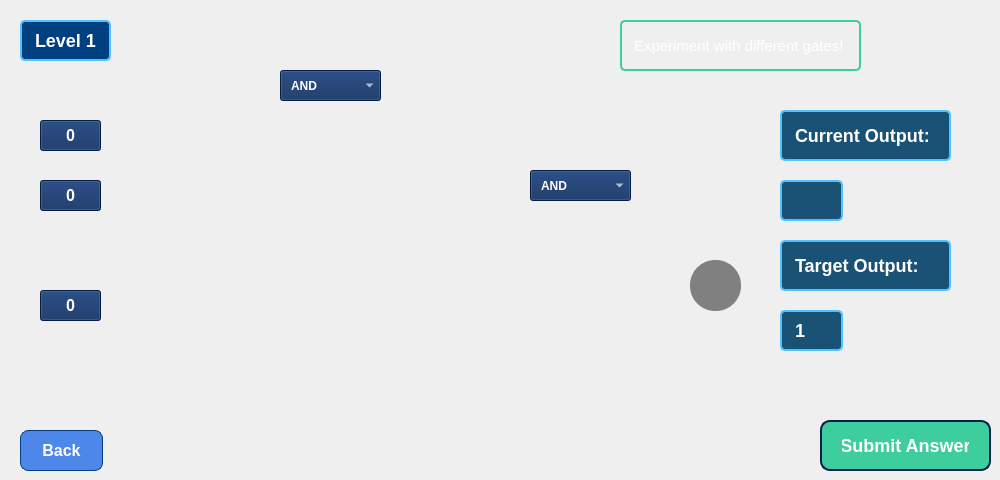
      <widget class="QWidget" name="level1Page">
       <property name="styleSheet">
        <string notr="true"/>
       </property>
       <widget class="QPushButton" name="level1BackButton">
        <property name="geometry">
         <rect>
          <x>20</x>
          <y>430</y>
          <width>83</width>
          <height>41</height>
         </rect>
        </property>
        <property name="styleSheet">
         <string notr="true">QPushButton{
    background-color: rgb(77, 135, 234); /* Darker Blue for Back Button */
    font-size: 16px;
    font-weight: bold 12 pt;
    color: #FFFFFF; /* White Text */
    border: 1px solid #004080; /* Subtle border */
    border-radius: 8px;
    padding: 8px 16px;
}

QPushButton:hover {
    background-color: #4DC3FF; /* Light Blue Hover for Back Button */
    color: #002966; /* Dark Blue Text */
}

</string>
        </property>
        <property name="text">
         <string>Back</string>
        </property>
       </widget>
       <widget class="QPushButton" name="inputA1">
        <property name="geometry">
         <rect>
          <x>40</x>
          <y>120</y>
          <width>61</width>
          <height>31</height>
         </rect>
        </property>
        <property name="styleSheet">
         <string notr="true">QPushButton{
background-color: rgb(9, 40, 93);
color: white;
font: bold 12pt
}


</string>
        </property>
        <property name="text">
         <string>0</string>
        </property>
       </widget>
       <widget class="QPushButton" name="inputB1">
        <property name="geometry">
         <rect>
          <x>40</x>
          <y>180</y>
          <width>61</width>
          <height>31</height>
         </rect>
        </property>
        <property name="styleSheet">
         <string notr="true">QPushButton{
background-color: rgb(9, 40, 93);
color: white;
font: bold 12pt
}


</string>
        </property>
        <property name="text">
         <string>0</string>
        </property>
       </widget>
       <widget class="QPushButton" name="inputC1">
        <property name="geometry">
         <rect>
          <x>40</x>
          <y>290</y>
          <width>61</width>
          <height>31</height>
         </rect>
        </property>
        <property name="styleSheet">
         <string notr="true">QPushButton{
background-color: rgb(9, 40, 93);
color: white;
font: bold 12pt
}


</string>
        </property>
        <property name="text">
         <string>0</string>
        </property>
       </widget>
       <widget class="QLabel" name="CurrentOutput1">
        <property name="geometry">
         <rect>
          <x>780</x>
          <y>180</y>
          <width>63</width>
          <height>41</height>
         </rect>
        </property>
        <property name="styleSheet">
         <string notr="true">/* QLabel for Current Output and Target Output */
QLabel {
    font-size: 18px;
    font-weight: bold;
    color: #FFFFFF; /* White text */
    background-color: #1A5276; /* Dark blue background */
    border: 2px solid #4DC3FF; /* Light blue border */
    padding: 8px; /* Padding for readability */
    border-radius: 5px; /* Rounded corners */
    text-align: center; /* Centered text */
}
</string>
        </property>
        <property name="text">
         <string/>
        </property>
       </widget>
       <widget class="QPushButton" name="submitLevel1Button">
        <property name="geometry">
         <rect>
          <x>820</x>
          <y>420</y>
          <width>171</width>
          <height>51</height>
         </rect>
        </property>
        <property name="styleSheet">
         <string notr="true">QPushButton {
    background-color: rgb(62, 206, 158);/* Medium blue background */
    color: #FFFFFF; /* White text */
    font-size: 18px;
    font-weight: bold;
    border: 2px solid rgb(7, 30, 70);/* Darker blue border */
    border-radius: 10px; /* Rounded corners */
    padding: 10px 20px;
}

QPushButton:hover {
    color: #002966; /* Dark blue text */
}


QPushButton:pressed {
    background-color: rgb(7, 30, 70); /* Dark blue background */
    border: 2px solid #4DC3FF; /* Light blue border */
}
</string>
        </property>
        <property name="text">
         <string>Submit Answer</string>
        </property>
       </widget>
       <widget class="QLabel" name="level1FeedbackLabel">
        <property name="geometry">
         <rect>
          <x>350</x>
          <y>420</y>
          <width>251</width>
          <height>41</height>
         </rect>
        </property>
        <property name="text">
         <string/>
        </property>
       </widget>
       <widget class="QLabel" name="CurrentDisplay1">
        <property name="geometry">
         <rect>
          <x>780</x>
          <y>110</y>
          <width>171</width>
          <height>51</height>
         </rect>
        </property>
        <property name="styleSheet">
         <string notr="true">/* QLabel for Current Output and Target Output */
QLabel {
    font-size: 18px;
    font-weight: bold;
    color: #FFFFFF; /* White text */
    background-color: #1A5276; /* Dark blue background */
    border: 2px solid #4DC3FF; /* Light blue border */
    padding: 8px; /* Padding for readability */
    border-radius: 5px; /* Rounded corners */
    text-align: center; /* Centered text */
}
</string>
        </property>
        <property name="text">
         <string>Current Output:</string>
        </property>
       </widget>
       <widget class="QLabel" name="TargetDisplay1">
        <property name="geometry">
         <rect>
          <x>780</x>
          <y>240</y>
          <width>171</width>
          <height>51</height>
         </rect>
        </property>
        <property name="styleSheet">
         <string notr="true">/* QLabel for Current Output and Target Output */
QLabel {
    font-size: 18px;
    font-weight: bold;
    color: #FFFFFF; /* White text */
    background-color: #1A5276; /* Dark blue background */
    border: 2px solid #4DC3FF; /* Light blue border */
    padding: 8px; /* Padding for readability */
    border-radius: 5px; /* Rounded corners */
    text-align: center; /* Centered text */
}
</string>
        </property>
        <property name="text">
         <string>Target Output:</string>
        </property>
       </widget>
       <widget class="QComboBox" name="Gate1">
        <property name="geometry">
         <rect>
          <x>280</x>
          <y>70</y>
          <width>101</width>
          <height>31</height>
         </rect>
        </property>
        <property name="styleSheet">
         <string notr="true">QComboBox {
background-color: rgb(9, 40, 93);
color: white;
font: bold 9pt;
padding: 5px 10px;
}
</string>
        </property>
        <item>
         <property name="text">
          <string>AND</string>
         </property>
         <property name="icon">
          <iconset resource="Resources.qrc">
           <normaloff>:/images/and.png</normaloff>:/images/and.png</iconset>
         </property>
        </item>
        <item>
         <property name="text">
          <string>OR</string>
         </property>
         <property name="icon">
          <iconset resource="Resources.qrc">
           <normaloff>:/images/or.png</normaloff>:/images/or.png</iconset>
         </property>
        </item>
        <item>
         <property name="text">
          <string>XOR</string>
         </property>
         <property name="icon">
          <iconset resource="Resources.qrc">
           <normaloff>:/images/xor.png</normaloff>:/images/xor.png</iconset>
         </property>
        </item>
       </widget>
       <widget class="QLabel" name="Circuit1">
        <property name="geometry">
         <rect>
          <x>110</x>
          <y>100</y>
          <width>641</width>
          <height>281</height>
         </rect>
        </property>
        <property name="text">
         <string/>
        </property>
        <property name="pixmap">
         <pixmap resource="Resources.qrc">:/images/level1.jpg</pixmap>
        </property>
        <property name="scaledContents">
         <bool>true</bool>
        </property>
       </widget>
       <widget class="QLabel" name="TargetOutput1">
        <property name="geometry">
         <rect>
          <x>780</x>
          <y>310</y>
          <width>63</width>
          <height>41</height>
         </rect>
        </property>
        <property name="styleSheet">
         <string notr="true">/* QLabel for Current Output and Target Output */
QLabel {
    font-size: 18px;
    font-weight: bold;
    color: #FFFFFF; /* White text */
    background-color: #1A5276; /* Dark blue background */
    border: 2px solid #4DC3FF; /* Light blue border */
    padding: 8px; /* Padding for readability */
    border-radius: 5px; /* Rounded corners */
}
</string>
        </property>
        <property name="text">
         <string>1</string>
        </property>
       </widget>
       <widget class="QLabel" name="Gate1Image">
        <property name="geometry">
         <rect>
          <x>290</x>
          <y>110</y>
          <width>81</width>
          <height>121</height>
         </rect>
        </property>
        <property name="styleSheet">
         <string notr="true">QLabel{
background-color: transparent; color: transparent;
}</string>
        </property>
        <property name="text">
         <string/>
        </property>
        <property name="pixmap">
         <pixmap resource="Resources.qrc">:/images/and.png</pixmap>
        </property>
        <property name="scaledContents">
         <bool>true</bool>
        </property>
       </widget>
       <widget class="QComboBox" name="Gate2">
        <property name="geometry">
         <rect>
          <x>530</x>
          <y>170</y>
          <width>101</width>
          <height>31</height>
         </rect>
        </property>
        <property name="styleSheet">
         <string notr="true">QComboBox {
background-color: rgb(9, 40, 93);
color: white;
font: bold 9pt;
padding: 5px 10px;
}
</string>
        </property>
        <item>
         <property name="text">
          <string>AND</string>
         </property>
         <property name="icon">
          <iconset resource="Resources.qrc">
           <normaloff>:/images/and.png</normaloff>:/images/and.png</iconset>
         </property>
        </item>
        <item>
         <property name="text">
          <string>OR</string>
         </property>
         <property name="icon">
          <iconset resource="Resources.qrc">
           <normaloff>:/images/or.png</normaloff>:/images/or.png</iconset>
         </property>
        </item>
        <item>
         <property name="text">
          <string>XOR</string>
         </property>
         <property name="icon">
          <iconset resource="Resources.qrc">
           <normaloff>:/images/xor.png</normaloff>:/images/xor.png</iconset>
         </property>
        </item>
       </widget>
       <widget class="QLabel" name="Gate2Image">
        <property name="geometry">
         <rect>
          <x>540</x>
          <y>210</y>
          <width>81</width>
          <height>131</height>
         </rect>
        </property>
        <property name="styleSheet">
         <string notr="true">QLabel{
background-color: transparent; color: transparent;
}</string>
        </property>
        <property name="text">
         <string/>
        </property>
        <property name="pixmap">
         <pixmap resource="Resources.qrc">:/images/and.png</pixmap>
        </property>
        <property name="scaledContents">
         <bool>true</bool>
        </property>
       </widget>
       <widget class="QLabel" name="label_12">
        <property name="geometry">
         <rect>
          <x>20</x>
          <y>20</y>
          <width>91</width>
          <height>41</height>
         </rect>
        </property>
        <property name="styleSheet">
         <string notr="true">QLabel {
    font-size: 18px;
    font-weight: bold;
    color: #FFFFFF; /* White text */
    background-color: #004080; /* Blue background for text box */
    border: 2px solid #4DC3FF; /* Light blue border */
    padding: 8px; /* Padding for better readability */
    border-radius: 5px; /* Rounded corners */
}</string>
        </property>
        <property name="text">
         <string>Level 1</string>
        </property>
        <property name="wordWrap">
         <bool>true</bool>
        </property>
       </widget>
       <widget class="QLabel" name="label_18">
        <property name="geometry">
         <rect>
          <x>620</x>
          <y>20</y>
          <width>241</width>
          <height>51</height>
         </rect>
        </property>
        <property name="styleSheet">
         <string notr="true">QLabel {
    font-size: 15px;
    font-weight: normal;
    color: #FFFFFF; /* White text */
    border: 2px solid rgb(62, 206, 158); /* Light blue border */
    padding: 8px; /* Padding for better readability */
    border-radius: 5px; /* Rounded corners */
}</string>
        </property>
        <property name="text">
         <string>Experiment with different gates!</string>
        </property>
        <property name="wordWrap">
         <bool>true</bool>
        </property>
       </widget>
       <widget class="QLabel" name="outputCircle1">
        <property name="geometry">
         <rect>
          <x>690</x>
          <y>260</y>
          <width>51</width>
          <height>51</height>
         </rect>
        </property>
        <property name="styleSheet">
         <string notr="true">background-color: rgb(128, 128, 128); border-radius: 25px;</string>
        </property>
        <property name="text">
         <string/>
        </property>
       </widget>
       <zorder>Circuit1</zorder>
       <zorder>level1BackButton</zorder>
       <zorder>inputA1</zorder>
       <zorder>inputB1</zorder>
       <zorder>inputC1</zorder>
       <zorder>CurrentOutput1</zorder>
       <zorder>submitLevel1Button</zorder>
       <zorder>level1FeedbackLabel</zorder>
       <zorder>CurrentDisplay1</zorder>
       <zorder>TargetDisplay1</zorder>
       <zorder>Gate1</zorder>
       <zorder>TargetOutput1</zorder>
       <zorder>Gate1Image</zorder>
       <zorder>Gate2</zorder>
       <zorder>Gate2Image</zorder>
       <zorder>label_12</zorder>
       <zorder>label_18</zorder>
       <zorder>outputCircle1</zorder>
      </widget>
